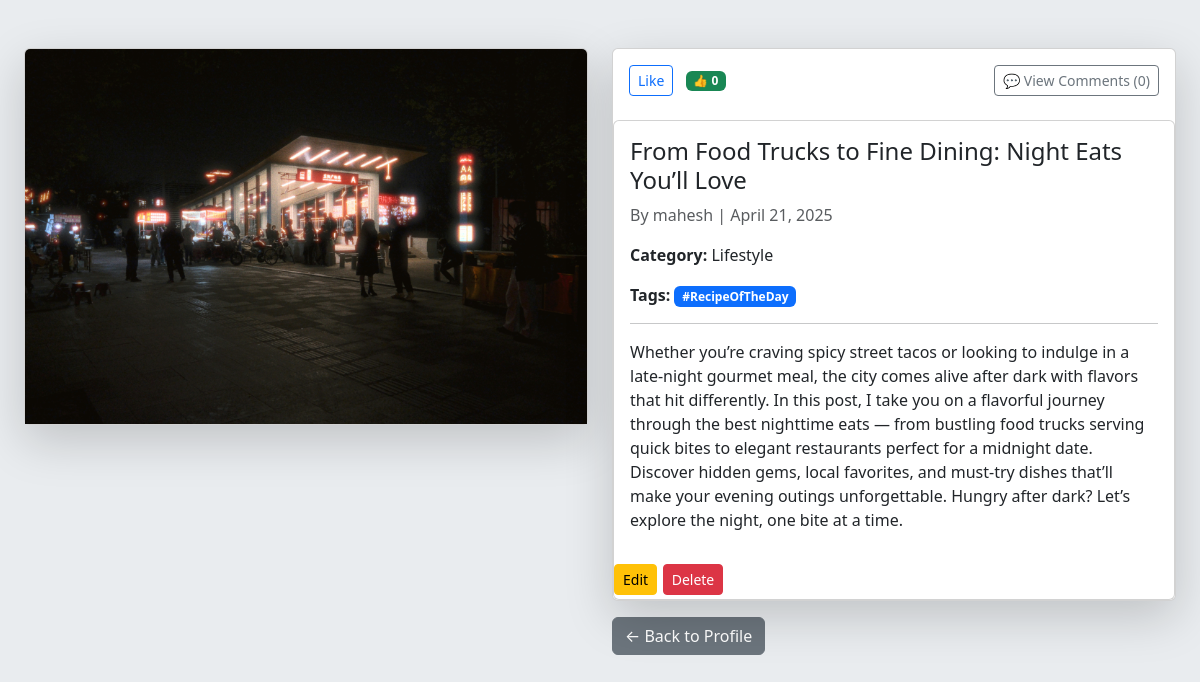
The app's page /post/1/ (signed in) with its own data.
### Post/models.py (models this page shows)
class Post(models.Model):
    user = models.ForeignKey(User, on_delete=models.CASCADE,default=1)
    title = models.CharField(max_length=200)
    content = models.TextField()
    image = models.ImageField(upload_to='images/', null=True, blank=True)
    category = models.ForeignKey(Category, on_delete=models.CASCADE)
    tags = models.ManyToManyField(Tag)
    create_at =  models.DateTimeField(auto_now_add=True)

class Category(models.Model):
    name = models.CharField(max_length=100, unique=True)
    class Meta:
        verbose_name = "Categorie"

class Tag(models.Model):
    name = models.CharField(max_length=100, unique=True)

### Post/views.py (the view)
# urls.py: path('post/<int:id>/',only, name='only'),
@login_required
def only(request, id):
    onl = get_object_or_404(Post, id=id)
    liked_post_ids = Like.objects.filter(user=request.user).values_list('post_id', flat=True)
    like_count = Like.objects.filter(post=onl).count()  # 👉 Count likes for this post
    comments = Comment.objects.filter(post=onl).order_by('-id')
    comment_count = comments.count()
    return render(request, 'post/only.html', {
        'only': onl,
        'liked_post_ids': liked_post_ids,
        'comments': comments,
        'count': comment_count,
        'like_count': like_count,  # 👈 Pass to template
    })

### templates/post/only.html (shortened to what this page needs)
{% extends "base.html" %}
{% block content %}
<div class="container-fluid mt-5">
    <div class="row mx-auto">
        <div class="col-md-6">
            <div class="card shadow-lg" style="max-width: 100%; margin: auto;">
                {% if only.image %}
                    <img src="{{ only.image.url }}" class="card-img-top" alt="{{ only.title }}">
                {% else %}
                    <img src="default-image.jpg" class="card-img-top" alt="No image available">
                {% endif %}
            </div>
        </div>
        <div class="col-md-6">
            <div class="card shadow-lg" style="max-width: 100%; margin: auto;">
                <div class="row d-flex justify-content-between align-items-center px-3 mt-3">
                    <div class="col-auto">
                        <form action="{% url 'toggle_like' only.id %}" method="POST" class="d-inline">
                            {% if only.id in liked_post_ids %}
                                <button type="submit" class="btn btn-danger btn-sm">Unlike</button>
                            {% else %}
                                <button type="submit" class="btn btn-outline-primary btn-sm">Like</button>
                            {% endif %}
                        </form>
                        <span class="badge bg-success ms-2">👍 {{ like_count }}</span>
                    </div>
                    <div class="col-auto">
                        <a href="{% url 'comment' only.id %}" class="btn btn-outline-secondary btn-sm">
                            💬 View Comments ({{ count }})
                        </a>
                    </div>
                </div>
            <div class="card mt-4">
                <div class="card-body">
                    <h4 class="card-title">{{ only.title }}</h4>
                    <p class="text-muted">By {{ only.user.username }} | {{ only.create_at|date:"F j, Y" }}</p>
                    <p><strong>Category:</strong> {{ only.category.name }}</p>
                    <p>
                        <strong>Tags:</strong>
                        {% for tag in only.tags.all %}
                            <span class="badge bg-primary">#{{ tag.name }}</span>
                        {% empty %}
                            <span class="text-muted">No tags</span>
                        {% endfor %}
                    </p>
                    <hr>
                    <p class="card-text">{{ only.content|linebreaks }}</p>
                </div>
                {% if only.user == request.user %}
                <div class="row">
                    <div class="col-md-1"> <a href="{% url 'update_post' only.id %}" class="btn btn-warning btn-sm mb-1">Edit</a></div>
                    <div class="col-md-1"> <a href="{% url 'post_delete' only.id %}" class="btn btn-danger btn-sm mb-1">Delete</a></div>
                </div>
                    {% endif %}
            </div>
        </div>
        <a href="http://127.0.0.1:8000/profile/user/mahesh/profile/" class="btn btn-secondary mt-3">
            ← Back to Profile
        </a>
    </div>
</div>
{% endblock %}

### templates/base.html (shortened to what this page needs)
{% load static %}
<!DOCTYPE html>
<html lang="en">
<head>
    <link rel="stylesheet" href="https://cdnjs.cloudflare.com/ajax/libs/font-awesome/6.7.2/css/all.min.css" />
    <link rel="stylesheet" href="https://cdnjs.cloudflare.com/ajax/libs/font-awesome/6.7.2/css/all.min.css" />
    <link href="https://cdn.jsdelivr.net/npm/bootstrap@5.3.5/dist/css/bootstrap.min.css" rel="stylesheet">
</head>
<body class="bg-body-secondary">
    {% block content %}
    {% endblock %}
</body>
</html>

### records on screen
Post: image (picture), title "From Food Trucks to Fine Dining: Night Eats You’ll Love", user.username "mahesh", create_at "April 21, 2025", category.name "Lifestyle", content "Whether you’re craving spicy street tacos or looking to indulge in a late-night gourmet meal, the city comes alive after dark with flavors that hit differently. In this post, I take you on a flavorful journey through the best nighttime eats — from bustling food trucks serving quick bites to elegant restaurants perfect for a midnight date. Discover hidden gems, local favorites, and must-try dishes that’ll make your evening outings unforgettable. Hungry after dark? Let’s explore the night, one bite at a time."
Tag: name "RecipeOfTheDay"

### other values on screen
{{ like_count }} "0"
{{ count }} "0"
